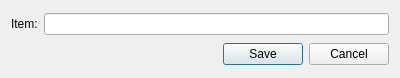
<?xml version="1.0" encoding="UTF-8"?>
<ui version="4.0">
 <class>Dialog</class>
 <widget class="QDialog" name="Dialog">
  <property name="geometry">
   <rect>
    <x>0</x>
    <y>0</y>
    <width>400</width>
    <height>78</height>
   </rect>
  </property>
  <property name="windowTitle">
   <string>Dialog</string>
  </property>
  <layout class="QGridLayout" name="gridLayout">
   <item row="0" column="0">
    <widget class="QLabel" name="label">
     <property name="text">
      <string>Item:</string>
     </property>
    </widget>
   </item>
   <item row="0" column="1">
    <widget class="QLineEdit" name="lineEdit"/>
   </item>
   <item row="1" column="0" colspan="2">
    <widget class="QDialogButtonBox" name="buttonBox">
     <property name="orientation">
      <enum>Qt::Horizontal</enum>
     </property>
     <property name="standardButtons">
      <set>QDialogButtonBox::Cancel|QDialogButtonBox::Save</set>
     </property>
    </widget>
   </item>
  </layout>
 </widget>
 <resources/>
 <connections>
  <connection>
   <sender>buttonBox</sender>
   <signal>accepted()</signal>
   <receiver>Dialog</receiver>
   <slot>accept()</slot>
   <hints>
    <hint type="sourcelabel">
     <x>248</x>
     <y>254</y>
    </hint>
    <hint type="destinationlabel">
     <x>157</x>
     <y>274</y>
    </hint>
   </hints>
  </connection>
  <connection>
   <sender>buttonBox</sender>
   <signal>rejected()</signal>
   <receiver>Dialog</receiver>
   <slot>reject()</slot>
   <hints>
    <hint type="sourcelabel">
     <x>316</x>
     <y>260</y>
    </hint>
    <hint type="destinationlabel">
     <x>286</x>
     <y>274</y>
    </hint>
   </hints>
  </connection>
 </connections>
</ui>
